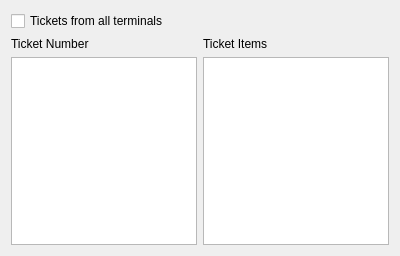
<ui version="4.0" >
 <class>printTicket</class>
 <widget class="QWidget" name="printTicket" >
  <property name="geometry" >
   <rect>
    <x>0</x>
    <y>0</y>
    <width>400</width>
    <height>256</height>
   </rect>
  </property>
  <property name="windowTitle" >
   <string>Form</string>
  </property>
  <layout class="QGridLayout" >
   <item row="0" column="0" colspan="2" >
    <widget class="QCheckBox" name="chAllTerminals" >
     <property name="text" >
      <string>Tickets from all terminals</string>
     </property>
    </widget>
   </item>
   <item row="1" column="0" >
    <widget class="QLabel" name="label" >
     <property name="text" >
      <string>Ticket Number</string>
     </property>
    </widget>
   </item>
   <item row="1" column="1" >
    <widget class="QLabel" name="label_2" >
     <property name="text" >
      <string>Ticket Items</string>
     </property>
    </widget>
   </item>
   <item row="2" column="0" >
    <widget class="QListWidget" name="listTickets" />
   </item>
   <item row="2" column="1" >
    <widget class="QTextEdit" name="editTicketItems" />
   </item>
  </layout>
 </widget>
 <resources/>
 <connections/>
</ui>
